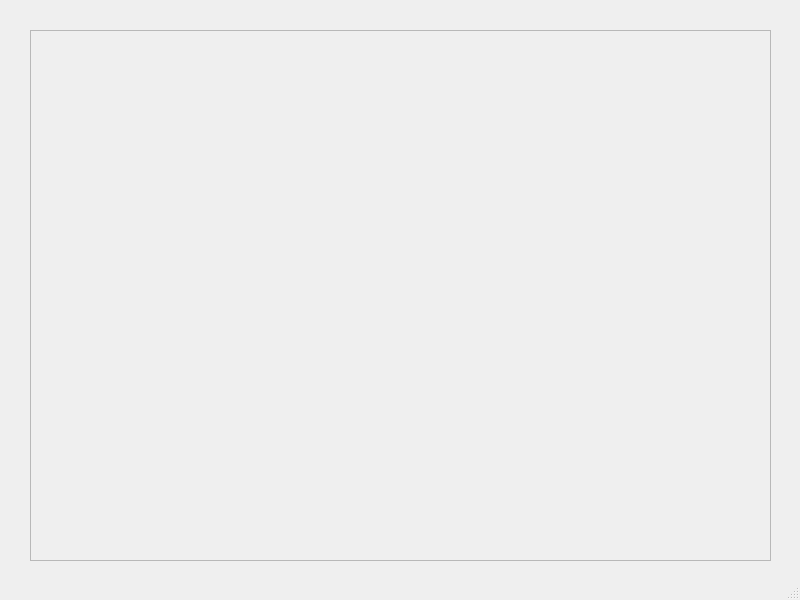
<?xml version="1.0" encoding="UTF-8"?>
<ui version="4.0">
 <class>MainWindow</class>
 <widget class="QMainWindow" name="MainWindow">
  <property name="geometry">
   <rect>
    <x>0</x>
    <y>0</y>
    <width>800</width>
    <height>600</height>
   </rect>
  </property>
  <property name="windowTitle">
   <string>Comic Maker</string>
  </property>
  <widget class="QWidget" name="centralwidget">
   <widget class="QScrollArea" name="scrollArea">
    <property name="geometry">
     <rect>
      <x>30</x>
      <y>30</y>
      <width>741</width>
      <height>531</height>
     </rect>
    </property>
    <property name="widgetResizable">
     <bool>true</bool>
    </property>
    <widget class="QWidget" name="scrollAreaWidgetContents">
     <property name="geometry">
      <rect>
       <x>0</x>
       <y>0</y>
       <width>739</width>
       <height>529</height>
      </rect>
     </property>
     <layout class="QGridLayout" name="gridLayout_2">
      <item row="0" column="0">
       <layout class="QGridLayout" name="gridLayout"/>
      </item>
     </layout>
    </widget>
   </widget>
  </widget>
  <widget class="QStatusBar" name="statusbar"/>
 </widget>
 <resources/>
 <connections/>
</ui>
